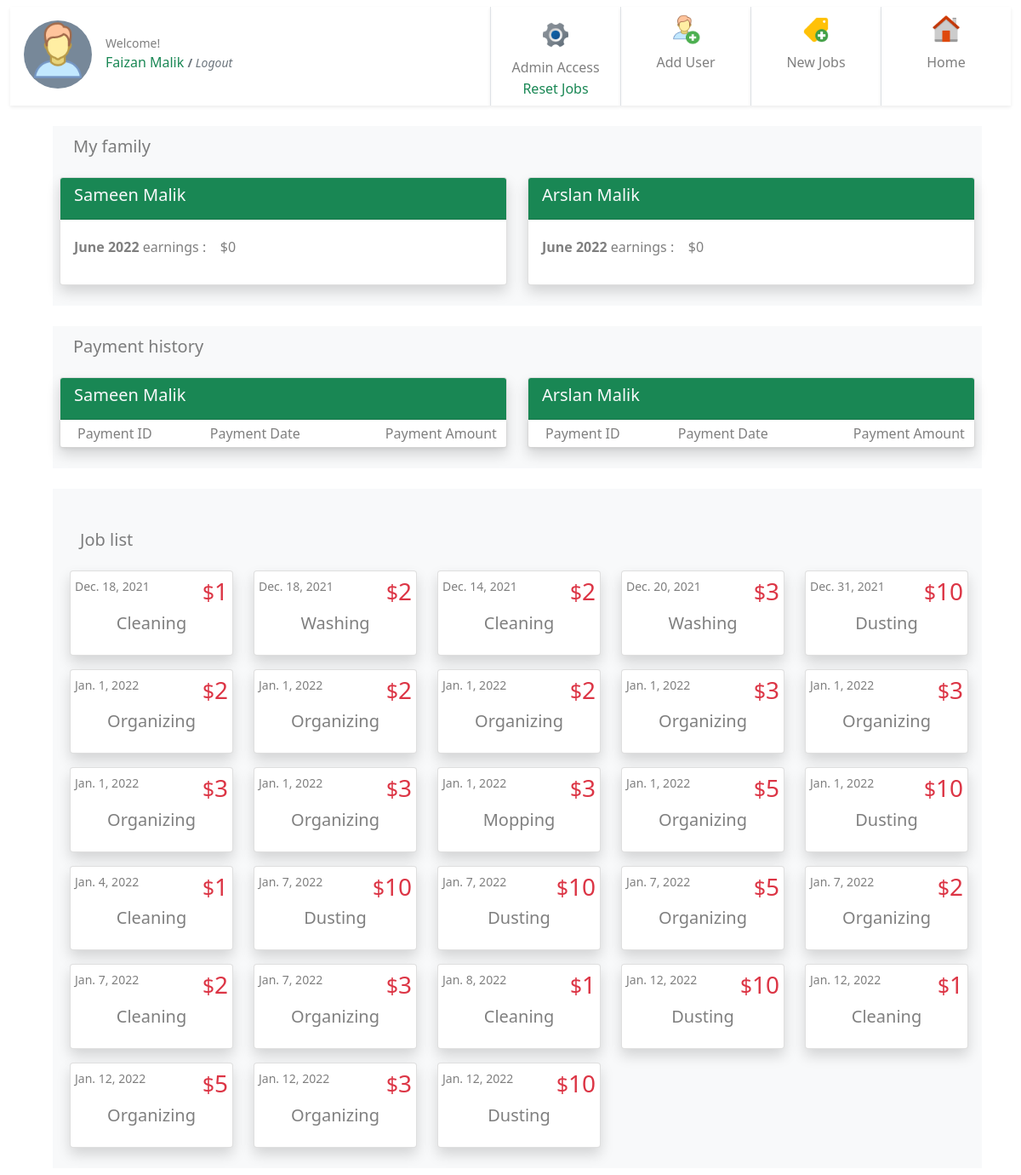
/dashboard/ (signed in), run on an earlier commit of the app's database.
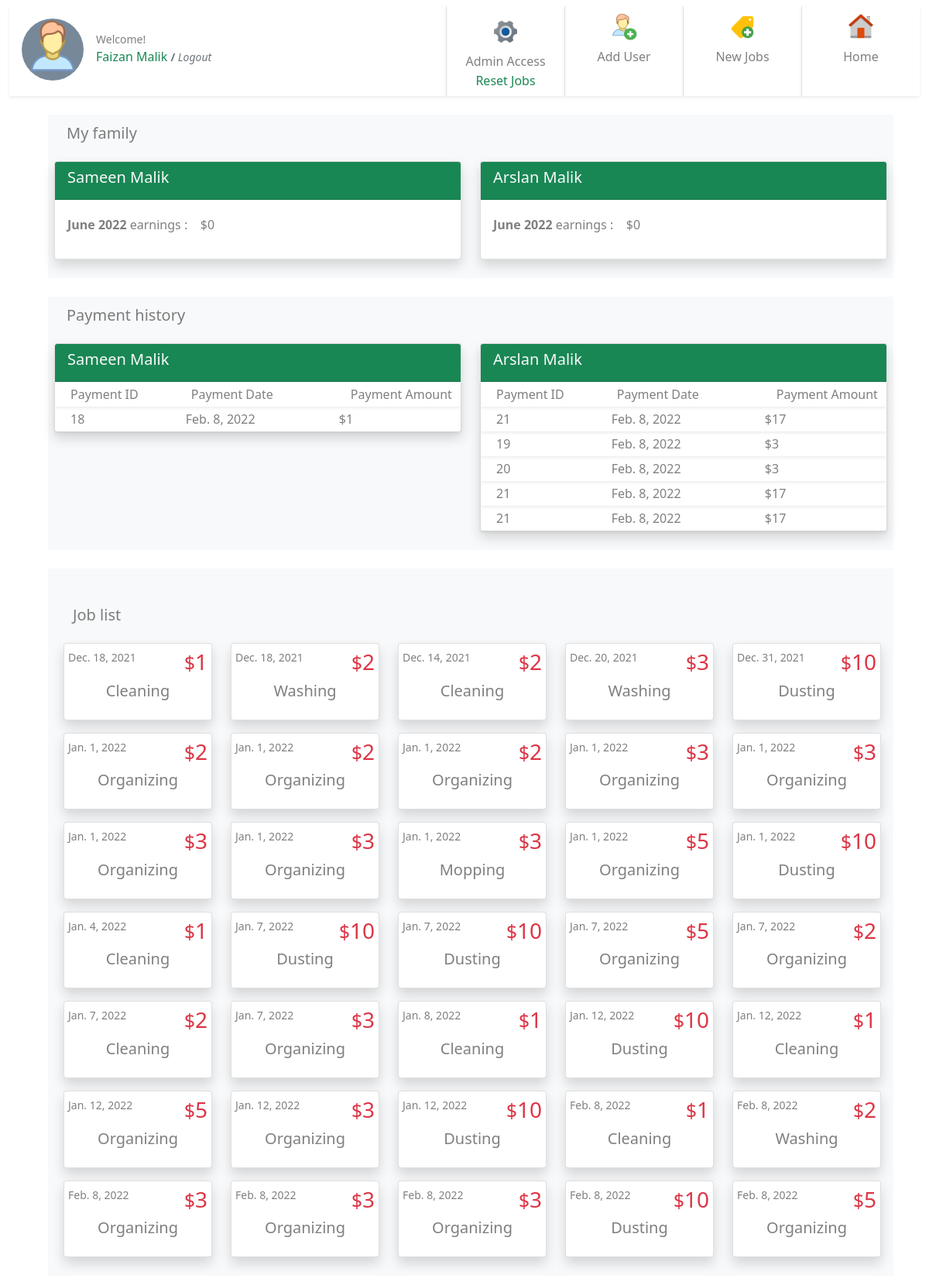
And on a later commit of the database.
### jobs/models.py (models this page shows, shortened)
class JobPost(models.Model):
    job_title = models.CharField(max_length=200)
    publish_date = models.DateTimeField('date published', auto_now_add=True)
    job_is_template = models.BooleanField(default=False)
    job_detail = models.CharField(max_length=200)
    job_price = models.IntegerField(default=0)
    job_taken = models.BooleanField(default=False)
    job_under_review = models.BooleanField(default=False)
    job_passed_review = models.BooleanField(default=False)
    job_taken_date = models.DateTimeField('date job taken', null=True, blank=True)
    job_done = models.BooleanField(default=False)
    job_done_date = models.DateTimeField('date job completed', null=True, blank=True)
    job_taker = models.ForeignKey(User, on_delete=models.CASCADE, null=True, blank=True, related_name='job_user')
    job_creator = models.ForeignKey(User, on_delete=models.CASCADE, null=True, blank=True, related_name='job_author')
    job_rejected_by_admin = models.BooleanField(default=False)
    job_expired = models.BooleanField(default=False)
    job_paid = models.BooleanField(default=False)
    job_payment_id = models.ForeignKey(Payments, on_delete=models.CASCADE, null=True, blank=True, related_name='job_payment_id')
    def __str__(self):
        return self.job_title

class Payments(models.Model):
    payment_amount = models.IntegerField(default=0)
    payment_date = models.DateTimeField('payment date', auto_now_add=True)
    payment_note = models.CharField(max_length=200, default=None)
    payment_uid = models.CharField(max_length=200, default=None)

### jobs/views.py (the view)
# urls.py: path('dashboard/', views.dashboard, name='dashboard'),
@login_required
def dashboard(request):
    date_today = timezone.datetime.now()
    job_list = get_this_family_jobs(request)
    unclaimed_this_day = get_this_family_jobs(request).filter(publish_date__day=date_today.day).filter(job_taken= False).aggregate(Sum('job_price'))
    unclaimed_this_month = get_this_family_jobs(request).filter(publish_date__month=date_today.month).filter(job_taken= False).aggregate(Sum('job_price'))
    unclaimed_this_year = get_this_family_jobs(request).filter(publish_date__year=date_today.year).filter(job_taken= False).aggregate(Sum('job_price'))
    my_total_this_day = get_this_family_jobs(request).filter(publish_date__day=date_today.day).filter(job_taker=request.user).filter(job_taken=True).filter(job_done=True).filter(job_passed_review= True).aggregate(Sum('job_price'))
    my_total_this_month = get_this_family_jobs(request).filter(publish_date__month=date_today.month).filter(job_taker=request.user).filter(job_taken=True).filter(job_done=True).filter(job_passed_review= True).aggregate(Sum('job_price'))
    my_total_this_year = get_this_family_jobs(request).filter(publish_date__year=date_today.year).filter(job_taker=request.user).filter(job_taken=True).filter(job_done=True).filter(job_passed_review= True).aggregate(Sum('job_price'))
    print("job = ", job_list)
    jobs = {}
    payments = {}
    user_group = Group.objects.get(user = request.user)
    users_in_a_group = User.objects.filter(groups=user_group)
    for u in users_in_a_group:
        payment_history = {}
        if u.is_staff:
            pass
        else:
            jobs[u] = get_this_family_jobs(request).filter(publish_date__month=date_today.month).filter(job_taker=u).filter(job_taken=True).filter(job_done=True).filter(job_passed_review= True).filter(job_paid= False).aggregate(Sum('job_price'))
            payms = get_this_family_jobs(request).filter(job_taker=u).filter(job_taken=True).filter(job_done=True).filter(job_passed_review= True).filter(job_paid= True)
            for p in payms:
                p.job_payment_id.id
                payment_history[p]= Payments.objects.get(id=p.job_payment_id.id)
            payments[u] = payment_history
    for key, value in payments.items():
        print("PAYMENTS for this family children : ", value)
    template = loader.get_template('jobs/dashboard.html')
    context = {
    'user': request.user,
    'date_today' : date_today,
    'unclaimed_this_day' : unclaimed_this_day,
    'unclaimed_this_month' : unclaimed_this_month,
    'unclaimed_this_year' : unclaimed_this_year,
    'my_total_this_day' : my_total_this_day,
    'my_total_this_month' : my_total_this_month,
    'my_total_this_year' : my_total_this_year,
    'job_list' : job_list,
    'jobs_ready_for_payment_this_month' : jobs,
    'payment_history' : payments,
     }
    return HttpResponse(template.render(context, request))

### jobs/views.py (called while the page is built)
def get_this_family_jobs(request):
    family_admin = None
    date_today = timezone.datetime.now()
    user_group = Group.objects.get(user = request.user)
    users_in_a_group = User.objects.filter(groups=user_group)
    for u in users_in_a_group:
        if u.is_staff:
            family_admin = u
    this_family_jobs = JobPost.objects.filter(job_creator=family_admin)
    return this_family_jobs

### jobs/templates/jobs/dashboard.html (shortened to what this page needs)
{% extends "jobs/base.html" %} {% load static %} {% block user %} {{user.first_name}} {{user.last_name}} {% endblock user %} {% block content %}
<div class=" container">
    {% if user.is_staff %}
    <div class="container bg-light p-2 m-2">
        <div class="row">
            <h5 id="mykids" class="mb-4 mt-1 ms-1 text-black-50 ps-4">My family</h5>
            {% for key, value in jobs_ready_for_payment_this_month.items %}
            <div class="col-6">
                <div class="card shadow mb-3">
                    <div class="card-header text-light bg-success">
                        <h5>{{key.first_name}} {{key.last_name}} </h5>
                    </div>
                    <div class="card-body text-black-50">
                        <div class="d-flex">
                            {% if value.job_price__sum == None %}
                            <p class="mt-1"><span class="fw-bold"> {{date_today|date:'F Y' }}</span> earnings :&nbsp;&nbsp;&nbsp; $0</p>
                            {% else %}
                            <p class="mt-1"><span class="fw-bold">{{ date_today|date:'F Y' }}</span> earnings :&nbsp;&nbsp;&nbsp; ${{value.job_price__sum}}</p>
                            {% endif %}
                        </div>
                    </div>
                </div>
            </div>
            {% endfor %}
        </div>
    </div>
    <div class="container bg-light p-2 m-2 mt-4">
        <div class="row">
            <h5 id="mykidspayments" class="mb-4 mt-1 ms-1 text-black-50 ps-4">Payment history</h5>
            {% for key, value in payment_history.items %}
            <div class="col-6">
                <div class="card shadow mb-3">
                    <div class="card-header text-light bg-success">
                        <h5>{{key.first_name}} {{key.last_name}} </h5>
                    </div>
                    <div class="card-body text-black-50 p-0">
                        <div class="d-flex shadow-sm ps-3">
                            <div class="d-flex align-items-center">
                                <p class="p-0 ps-1 my-1">Payment ID</p>
                            </div>
                            <div class="d-flex align-items-center mx-5 ps-3">
                                <p class="p-0 ps-1 my-1">Payment Date</p>
                            </div>
                            <div class="d-flex align-items-center ms-5">
                                <p class="p-0 ps-1 my-1">Payment Amount</p>
                            </div>
                        </div>
                        {% for key, val in value.items %}
                        <div class="d-flex shadow-sm">
                            <div class="d-flex align-items-center ps-3">
                                <p class="p-0 ps-1 my-1">{{val.id}}</p>
                            </div>
                            <div class="d-flex align-items-center mx-5 ps-3">
                                <p class="p-0 ps-1 my-1">&nbsp; &nbsp;&nbsp; &nbsp; &nbsp; &nbsp; &nbsp; &nbsp; {{val.payment_date.date}}</p>
                            </div>
                            <div class="d-flex align-items-center ms-5">
                                <p class="p-0 ps-1 my-1">&nbsp; ${{val.payment_amount}}</p>
                            </div>
                        </div>
                        {% endfor %}
                    </div>
                </div>
            </div>
            {% endfor %}
        </div>
    </div>
    <div class="container bg-light p-2 m-2 mt-4">
        <h5 class="mt-4 mb-4 pt-3 text-black-50 ps-4">Job list</h5>
        <div class="row justify-content-start flex-wrap">
            {% if job_list %} {% for q in job_list %}
            <div class="card ms-4 mb-3 shadow rounded p-0" style="width: 12rem;">
                <a class="btn p-0" href="{% url 'jobs:detail' q.id%}" style="width: 100%;">
                    <div class="card-body p-0">
                        <div class="d-flex justify-content-between">
                            <small class="card-text text-black-50 mt-1 ms-1">{{q.publish_date.date}}</small>
                            <h3 class="text-danger mt-1 me-1 "><small>$</small>{{q.job_price}}</h3>
                        </div>
                        <h5 class="card-title pb-3 text-center text-black-50">{{ q.job_title }}</h5>
                </a>
                </div>
            </div>
            {% endfor %} {% else %}
            <div class="card ms-4 mb-3 shadow bg-body rounded p-0" style="width: 12rem;">
                <div class="card-body mt-2 pb-0">
                    <p class="card-title pb-3 text-center text-black-50">No jobs available</p>
                </div>
            </div>
            {% endif %}
{% endif %} {% endblock content %} {% block sidebar %}
<div class="d-flex flex-row ">
    <div class="d-flex flex-row ">
        {% if user.is_staff %}
        <div class=" mt-2 mb-2 text-center align-content-center border-start shadow-sm">
            <a class="btn p-0" href="../admin/" style="width: 100%;">
                <div class="" style="width: 150px;">
                    <img class="m-2" src="{% static 'jobs/admin.png'%}" style="width: 36px; height: 36px;" alt="Card image">
                    <div class="">
                        <p class="m-0 text-black-50 fs-6">Admin Access</p>
                        <form id="3" class="m-0 p-0" action="{% url 'jobs:mark_not_done' %}" method='post'>
                            <input type="submit" value="Reset Jobs" class="btn text-success m-0 p-0">
                        </form>
                    </div>
                </div>
            </a>
        </div>
        <div class=" mt-2 mb-2  text-center border-start shadow-sm">
            <a class="btn p-0" style="width: 100%;" href="{% url 'jobs:add_user' %}">
                <div class="" style="width: 150px;">
                    <img class="m-2" src="{% static 'jobs/new_user.png' %}" style="width: 36px; height: 36px;" alt="Card image">
                    <div class="">
                        <p class="m-0 text-black-50 fs-6">Add User</p>
                        <i class="btn text-black-50 fs-6">&nbsp;</i>
                    </div>
                </div>
            </a>
        </div>
        <div class=" mt-2 mb-2  text-center border-start shadow-sm">
            <a class="btn p-0" style="width: 100%;" href="{% url 'jobs:new_job' %}">
                <div class="" style="width: 150px;">
                    <img class="m-2" src="{% static 'jobs/new_job.png' %}" style="width: 36px; height: 36px;" alt="Card image">
                    <div class="">
                        <p class="m-0 text-black-50 fs-6">New Jobs</p>
                        <i class="btn text-black-50 fs-6">&nbsp;</i>
                    </div>
                </div>
            </a>
        </div>
        {% endif %}
        <div class=" mt-2 mb-2  text-center border-start shadow-sm">
            <a class="btn p-0" style="width: 100%;" href="/">
                <div class="" style="width: 150px;">
                    <img class="m-2" src="{% static 'jobs/home.png' %}" style="width: 36px; height: 36px;" alt="Card image">
                    <div class="">
                        <p class="m-0 text-black-50 fs-6">Home</p>
                        <i class="btn text-black-50 fs-6">&nbsp;</i>
                    </div>
                </div>
            </a>
        </div>
    </div>
</div>
{% endblock sidebar %}

### jobs/templates/jobs/base.html (shortened to what this page needs)
<!DOCTYPE html> {% load static %}
<html lang="en">
<head>
    <link href="https://cdn.jsdelivr.net/npm/bootstrap@5.1.2/dist/css/bootstrap.min.css" rel="stylesheet">
    <link rel="stylesheet" href="{% static 'jobs/style.css' %}">
</head>
<body>
    <nav class="navbar navbar-expand-xl pt-0 navbar-light text-light ">
        <div class="container-fluid ">
            <div class="shadow-sm text-align-center p-2" style="height:116px; width:100%; ">
                <div class="m-2  d-flex flex-row align-items-start">
                    <a href="../">
                        <div class="text-center" style="width:80px; height:80px; border-radius: 50%; background-color:lightslategrey;">
                            <img src="{%static 'jobs/logo2.png'%}" width="70px" height="70px" class="" alt="image">
                        </div>
                    </a>
                    <div class="m-3 d-flex flex-column align-items-bottom ">
                        <small class="m-0 text-black-50"> Welcome! </small>
                        <p class="m-0 text-success">{% block user %} {% endblock user %}
                            <span>
                    <small class="m-0 "><a class="text-decoration-none text-muted" href="/accounts/logout/"><strong>/</strong>
                        <i>Logout</i>
                        </a></small>
                </span>
                        </p>
                    </div>
                </div>
            </div>
            <div class="d-flex flex-row ">
                <div class="collapse navbar-collapse" id="mynavbar">
                    <div class="navbar-nav me-auto">
                        {% block sidebar %} {% endblock sidebar %}
                    </div>
                </div>
            </div>
        </div>
    </nav>
    <div class="container-fluid">
        <div class="row">
            <div class="col">
                {% block detail %} {% endblock detail %} {% block content %} {% endblock content %}
</body>
</html>

What changed in the data, as far as the page shows it:
added JobPost: id "18", payment_date "Feb. 8, 2022", payment_amount "1", publish_date "Feb. 8, 2022", job_price "1", job_title "Cleaning"
added JobPost: id "21", payment_date "Feb. 8, 2022", payment_amount "17", publish_date "Feb. 8, 2022", job_price "2", job_title "Washing"
added JobPost: id "19", payment_date "Feb. 8, 2022", payment_amount "3", publish_date "Feb. 8, 2022", job_price "3", job_title "Organizing"
added JobPost: id "20", payment_date "Feb. 8, 2022", payment_amount "3", publish_date "Feb. 8, 2022", job_price "3", job_title "Organizing"
added JobPost: id "21", payment_date "Feb. 8, 2022", payment_amount "17", publish_date "Feb. 8, 2022", job_price "10", job_title "Dusting"
added JobPost: id "21", payment_date "Feb. 8, 2022", payment_amount "17", publish_date "Feb. 8, 2022", job_price "5", job_title "Organizing"
added JobPost: publish_date "Feb. 8, 2022", job_price "3", job_title "Organizing", shown under "Job list"
